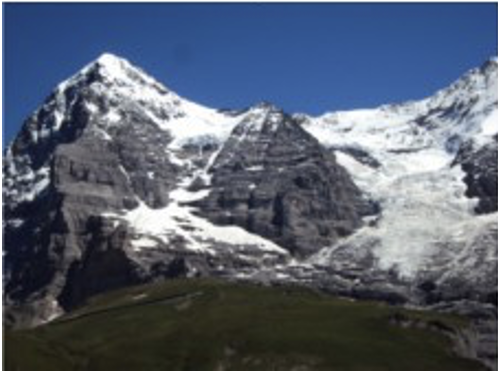
#> input picture images/left1.png, 498 x 372 px, given in place of left1.jpg, which was not available
$ jupyter execute --allow-errors hw4_input1.ipynb
#> lines starting #> are read from the running program, lines starting #| are printed output that depends on the picture; after the words box and inside, x2 and y2 are one past the last pixel; in counts of white or black regions, pixels touching at a corner belong together; pictures that were not available may be replaced by others from this repository, and a replacement may not be noted
[cell 1]
import cv2
import matplotlib.pyplot as plt
import numpy as np

# Load the first images
image1 = cv2.imread('left1.jpg')
#> image1 is the input picture: shape (372, 498, 3); mean B, G, R 112.7, 96.5, 87.5
image2 = cv2.imread('right1.jpg')
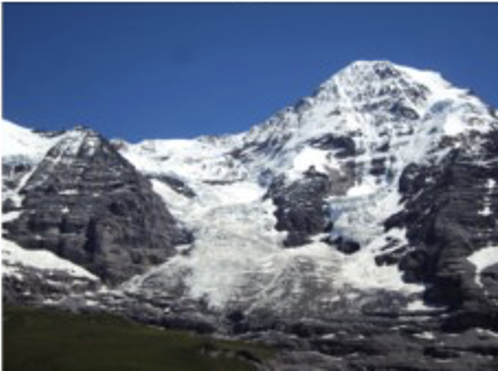
#> input picture images/right1.png, 498 x 372 px, given in place of right1.jpg, which was not available
#> image2 is the input picture: shape (372, 498, 3); mean B, G, R 129.7, 109.2, 98


# Load the grayscale versions of the images
image1_gray = cv2.cvtColor(image1, cv2.COLOR_BGR2GRAY)
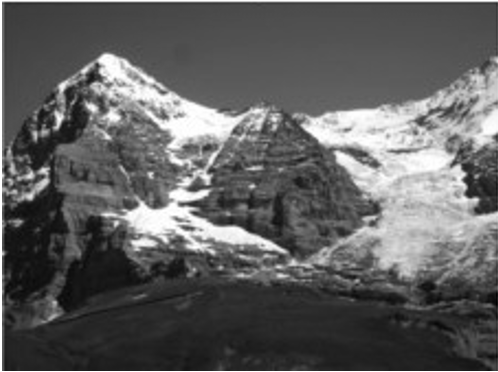
#> image1_gray: shape (372, 498); min 0, max 255, mean 95.7
image2_gray = cv2.cvtColor(image2, cv2.COLOR_BGR2GRAY)
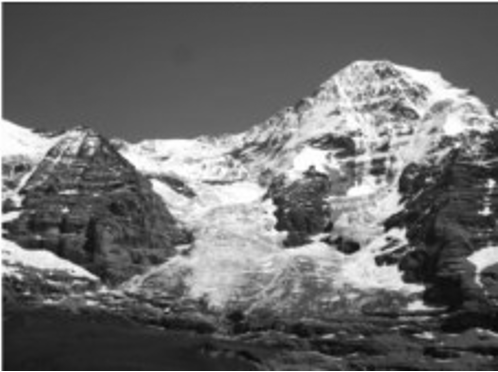
#> image2_gray: shape (372, 498); min 6, max 255, mean 108.2

# Convert BGR images to RGB format for displaying
image1_rgb = cv2.cvtColor(image1, cv2.COLOR_BGR2RGB)
image2_rgb = cv2.cvtColor(image2, cv2.COLOR_BGR2RGB)

# Display the pair of input images
plt.subplot(1, 2, 1)
plt.imshow(image1_rgb)
plt.title('Image 1')
plt.axis("off")
plt.subplot(1, 2, 2)
plt.imshow(image2_rgb)
plt.title('Image 2')
plt.axis("off")

plt.show()
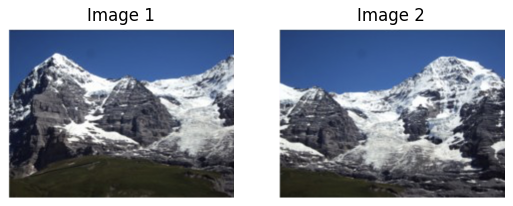
#> figure drawn by matplotlib, 2 panels


# Create SIFT object
sift = cv2.SIFT_create()

# Detect and compute keypoints and descriptors for the first image
keypoints1, descriptors1 = sift.detectAndCompute(image1, None)
#> keypoints1 = 1452 keypoints; strongest (x, y, size): (59, 118, 7.1), (92, 107, 6.8), (44, 170, 5.4), (202, 194, 6.5)

# Detect and compute keypoints and descriptors for the second image
keypoints2, descriptors2 = sift.detectAndCompute(image2, None)
#> keypoints2 = 1760 keypoints; strongest (x, y, size): (486, 211, 5.3), (491, 183, 5.3), (350, 247, 12), (399, 234, 9.2)

# Create SIFT object
sift = cv2.SIFT_create()


# Detect and compute keypoints and descriptors for the first image
keypoints1, descriptors1 = sift.detectAndCompute(image1_gray, None)

# Detect and compute keypoints and descriptors for the second image
keypoints2, descriptors2 = sift.detectAndCompute(image2_gray, None)

# Visualize the keypoints on the grayscale images
image1_keypoints = cv2.drawKeypoints(image1_gray, keypoints1, None)
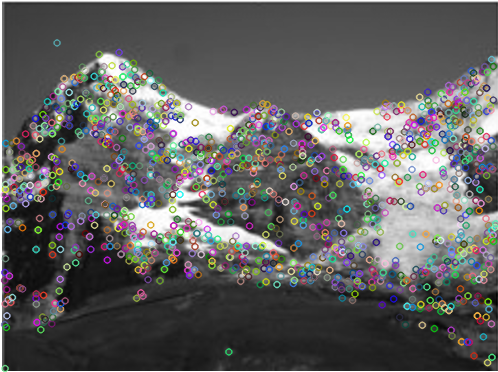
#> image1_keypoints: shape (372, 498, 3); mean of channels 0, 1, 2 96.4, 96.6, 96.8; drawn as B, G, R
image2_keypoints = cv2.drawKeypoints(image2_gray, keypoints2, None)
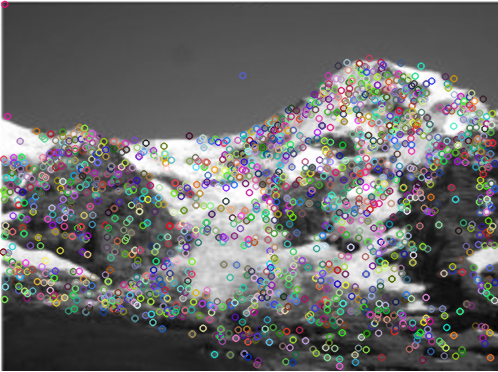
#> image2_keypoints: shape (372, 498, 3); mean of channels 0, 1, 2 108, 107.9, 107.8; drawn as B, G, R

# Initialize the BFMatcher
bf = cv2.BFMatcher()

# Match the descriptors
matches = bf.knnMatch(descriptors1, descriptors2, k=2)
#> matches = 1452 matches

# Apply the ratio test and determine good matches
good_matches = []
ratio_threshold = 0.5  # Threshold for the ratio test

for m, n in matches:
    if m.distance < ratio_threshold * n.distance:
        good_matches.append([m])
#> after the loop, good_matches = 403 matches

# Draw the good matches
match_img = cv2.drawMatchesKnn(image1_gray, keypoints1, image2_gray, keypoints2, good_matches, None, flags=cv2.DrawMatchesFlags_NOT_DRAW_SINGLE_POINTS)
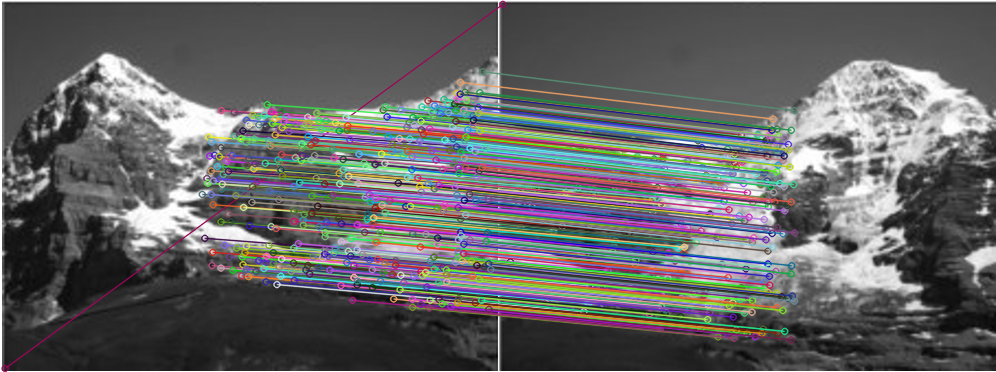
#> match_img: shape (372, 996, 3); mean of channels 0, 1, 2 100.9, 100.5, 100.1; drawn as B, G, R


plt.subplot(1, 1, 1)
plt.imshow(match_img)
plt.title("Good Matches")
plt.axis("off")

[cell 2]
# Create a BFMatcher object
bf = cv2.BFMatcher(cv2.NORM_L2, crossCheck=True)

# Perform matching
matches = bf.match(descriptors1, descriptors2)
#> matches = 804 matches

# Sort matches by distance
matches = sorted(matches, key=lambda x: x.distance)

# Take only the top n matches (e.g., n=50)
top_matches = matches[:50]
#> top_matches = 50 matches

# Take the good matchings between the input images
matching_points1 = np.float32([keypoints1[m.queryIdx].pt for m in top_matches]).reshape(-1, 1, 2)
#> matching_points1 = 50 rows, first 8: [392, 273.7], [329.4, 269.6], [375.8, 241.9], [316.3, 112.9], [268.5, 244.9], [290.8, 270.9], [341.1, 241.3], [426.4, 286.5]
matching_points2 = np.float32([keypoints2[m.trainIdx].pt for m in top_matches]).reshape(-1, 1, 2)
#> matching_points2 = 50 rows, first 8: [201.9, 303.2], [140.2, 297.8], [187.8, 271.1], [134.2, 139.9], [78.8, 270.7], [100.6, 298.1], [153.2, 269.5], [234.8, 316.7]

# Calculate the dsize parameter
dsize = (image1_rgb.shape[1] + image2_rgb.shape[1], max(image1_rgb.shape[0], image2_rgb.shape[0]))
#> dsize = (996, 372)

# Estimate the affine geometric transform
affine_transform, _ = cv2.estimateAffine2D(matching_points2, matching_points1)
#> affine_transform = [[0.993, 0.0509, 175.9], [-0.0338, 0.997, -22.25]]

# Transform the second imagetransformed_image2 = cv2.warpAffine(image2_rgb, affine_transform, dsize, cv2.WARP_INVERSE_MAP )


# Create a mask image
mask = np.ones_like(image2_rgb)

# Transform the mask image and invert it
transformed_mask = cv2.warpAffine(mask, affine_transform, dsize ,  cv2.WARP_INVERSE_MAP)
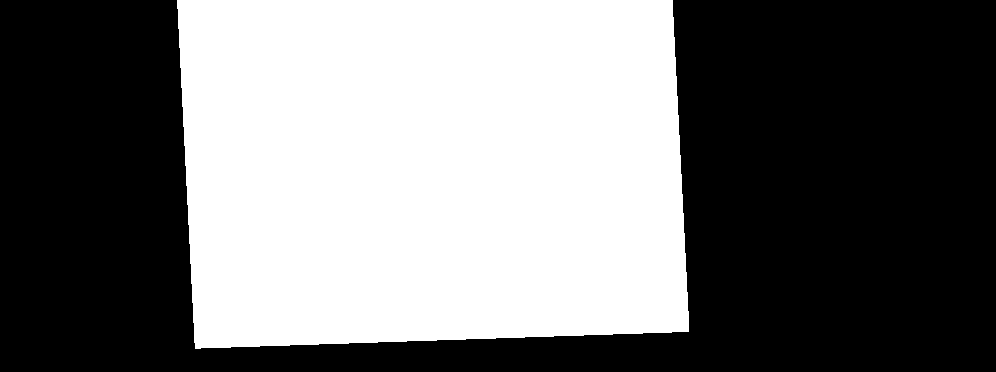
#> transformed_mask: shape (372, 996, 3); values 0 (black) and 1 (white), 45.5% white; 1 white region, box (x1, y1, x2, y2) and area: (177, 0, 689, 349) 168653
#> mask: shape (372, 498, 3); every value is 1
transformed_mask[transformed_mask > 0] = 255

# Create a black background
black_background = np.zeros_like(transformed_mask)

# Visualize the transformed image with black background and white mask
masked_image = cv2.bitwise_or(black_background, transformed_mask)
#> black_background: shape (372, 996, 3); every value is 0

# Create a figure and axes
fig, (ax1, ax2) = plt.subplots(1, 2, figsize=(12, 6))

# Display the transformed image in the left subplot
#> (the rest of this cell did not finish here and is left out)
